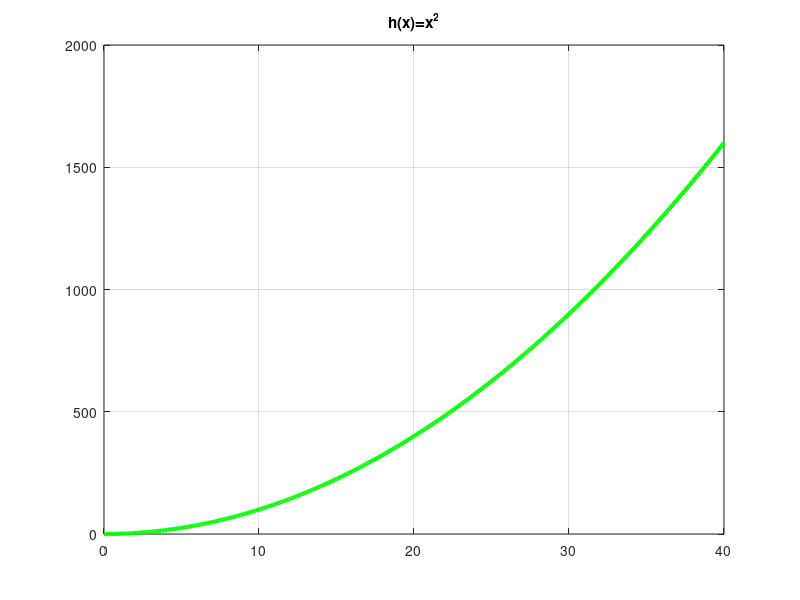

MATLAB code for this plot:
% Octave Script
% Title			    :Funcion Inyectiva, Suprayectiva y biyectiva
% Description		:DETERMINAR FUNCIONES
% Author		    :ANGEL JESUS SANTIAGO HERNANDEZ
% Date		    	:16/11/2021
% Version		    :4
% Usage			    :DRAKJESUS
%Notes:        Se necesita el programa Octave, usar su linea de comando
%              https://octaveintro.readthedocs.io/en/latest/index.html

%Limpiar variable
clear
%Declarar Dominio
x = (0:0.1:40);
%Funcion a graficar
hx = (x.^2);
%Codigo para graficar
plot(x,hx,'g','linewidth',3);
%Nombre de la grafica
title('h(x)=x^2');
%Mensajes
disp ("Esta es una funcion inyectiva")
grid on;